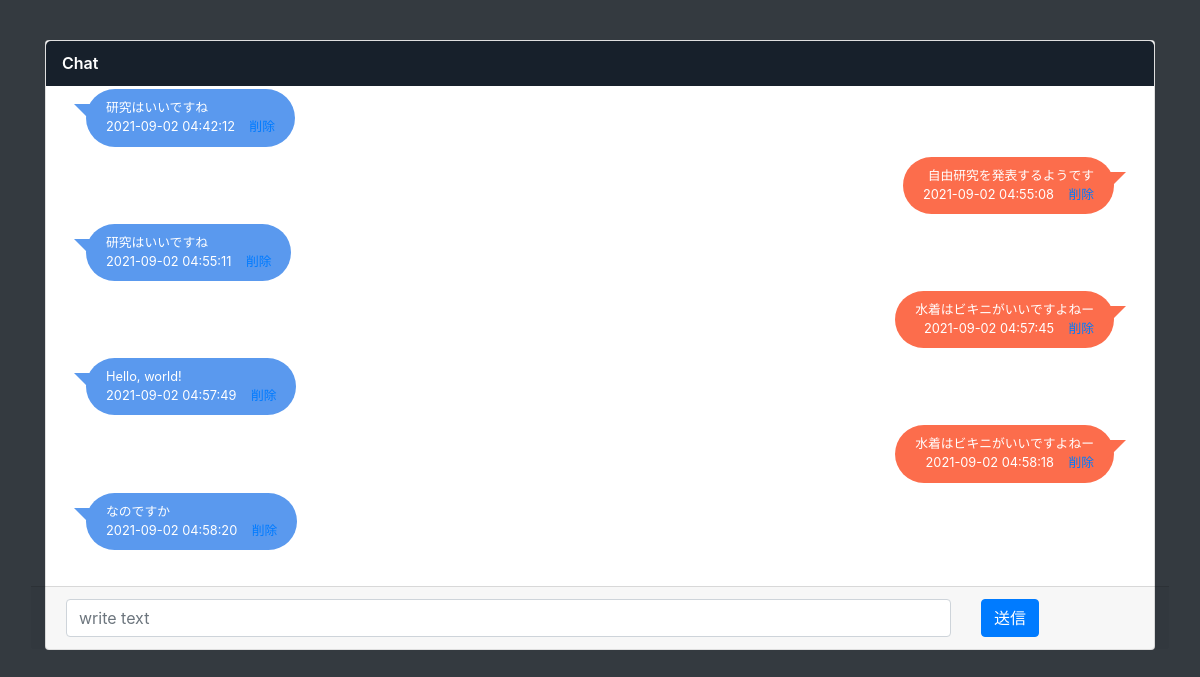
Before: / with the older database file.
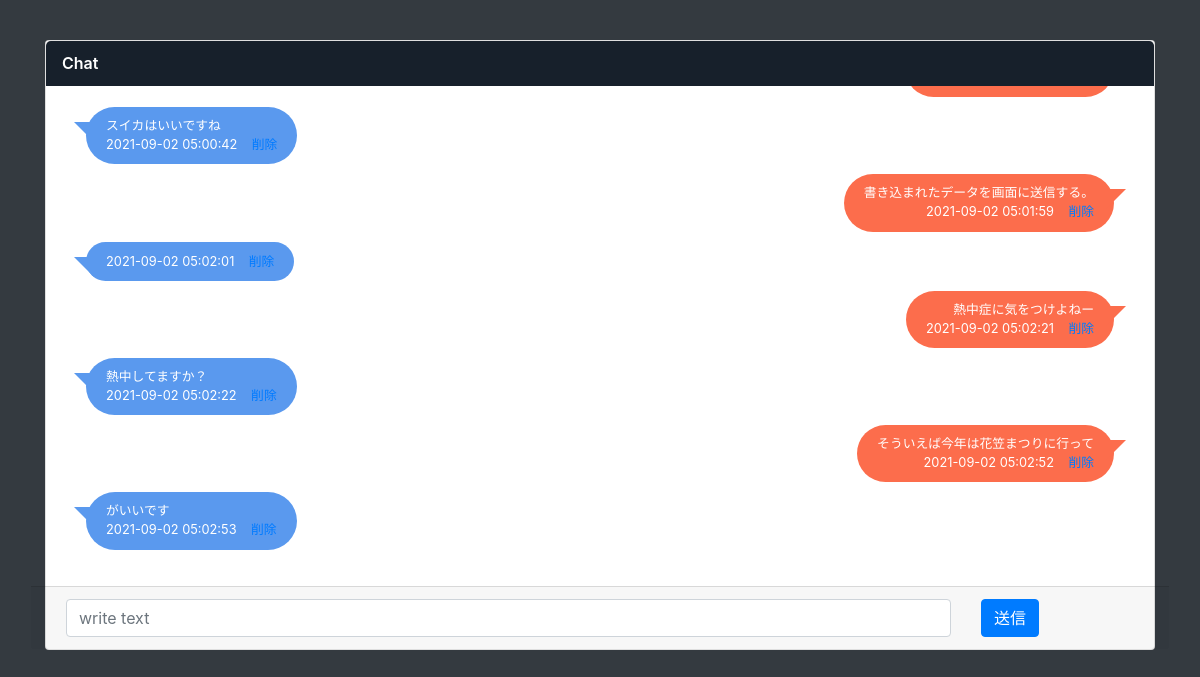
After: the same page with the newer database file.
### main.py (models this page shows)
class Chat(db.Model):
    __tablename__ = 'chats'
    id = db.Column(db.Integer, primary_key=True)
    content = db.Column(db.String(200), nullable=False)
    type = db.Column(db.String(200), nullable=True)
    date_created = db.Column(db.DateTime, default=datetime.utcnow)

### main.py (the view)
@app.route('/', methods=['POST', 'GET'])
def index():
    global flag, task_content
    if request.method == 'POST':
        task_content = request.form['content']
        task_type = request.form['type']
        if request.form['flag'] == 'True':
            flag = True
        else:
            flag = False
        new_task = Chat(content=task_content, type=task_type)
        try:
            db.session.add(new_task)
            db.session.commit()
        except:
            return "Not seld message yet, try again."
        return redirect('/')
    else:
        tasks = Chat.query.order_by(Chat.date_created).all()
        return render_template('index.html', tasks=tasks, flag=flag, task_content=task_content)

### templates/index.html (shortened to what this page needs)
<!DOCTYPE html>
<html lang="en">
<head>
    <link href="https://stackpath.bootstrapcdn.com/bootstrap/4.4.1/css/bootstrap.min.css" rel="stylesheet"
>
    <link rel="stylesheet" href="{{ url_for('static', filename='css/main.css') }}">
</head>
<body class="bg-dark">
    <div class="container content">
        <div class="card">
            <div class="card-header">Chat</div>
            <div class="card-body" style="overflow: scroll;height: 500px;" id="target">
                <ul class="chat-list">
                    {% if tasks|length < 1 %} <h4 style="text-align: center">つぶやいてみよう！！！</h4>
                        {% else %}
                        {% for task in tasks %}
                        <li class="{{ task.type }}">
                            <div class="chat-body">
                                <div class="chat-message">
                                    <p>{{ task.content }}</p>
                                    {{ task.date_created.replace(microsecond = 0) }} &nbsp;&nbsp;
                                    <a href="/delete/{{task.id}}">削除</a>
                                </div>
                            </div>
                        </li>
                        {% endfor %}
                        {% endif %}
                </ul>
            </div>
            <form action="/" method="post" class="row card-footer">
                <div class="col-10">
                    <input type="text" name="content" id="content" class="form-control" placeholder="write text">
                </div>
                <div class="col-2">
                    <input type="submit" value="送信" class="btn btn-primary">
                </div>
            </form>
        </div>
    </div>
</body>
</html>

Changed rows visible on the page:
no longer on this page (row unchanged): Chat: content "研究はいいですね", date_created.replace "2021-09-02 04:42:12"
no longer on this page (row unchanged): Chat: content "自由研究を発表するようです", date_created.replace "2021-09-02 04:55:08"
no longer on this page (row unchanged): Chat: content "研究はいいですね", date_created.replace "2021-09-02 04:55:11"
no longer on this page (row unchanged): Chat: content "水着はビキニがいいですよねー", date_created.replace "2021-09-02 04:57:45"
no longer on this page (row unchanged): Chat: content "Hello, world!", date_created.replace "2021-09-02 04:57:49"
no longer on this page (row unchanged): Chat: content "水着はビキニがいいですよねー", date_created.replace "2021-09-02 04:58:18"
no longer on this page (row unchanged): Chat: content "なのですか", date_created.replace "2021-09-02 04:58:20"
added Chat: content "スイカはいいですね", date_created.replace "2021-09-02 05:00:42"
added Chat: content "書き込まれたデータを画面に送信する。", date_created.replace "2021-09-02 05:01:59"
added Chat: date_created.replace "2021-09-02 05:02:01"
added Chat: content "熱中症に気をつけよねー", date_created.replace "2021-09-02 05:02:21"
added Chat: content "熱中してますか？", date_created.replace "2021-09-02 05:02:22"
added Chat: content "そういえば今年は花笠まつりに行って", date_created.replace "2021-09-02 05:02:52"
added Chat: content "がいいです", date_created.replace "2021-09-02 05:02:53"
